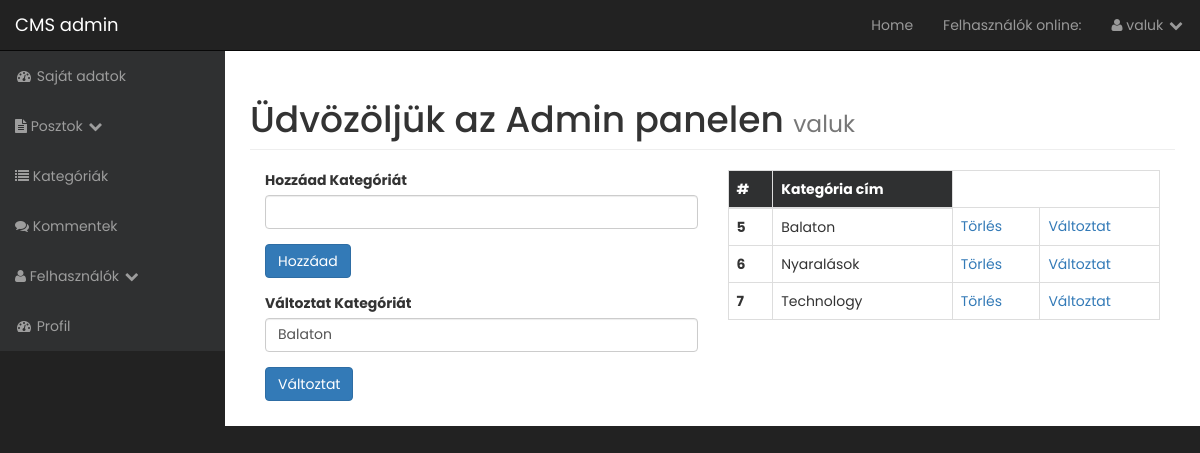
The app's page /admin/categories.php?update=5 (signed in) with its own data.
### tables this page shows
CREATE TABLE `kategoriak` (
  `cat_id` int(3) UNSIGNED NOT NULL,
  `cat_cim` varchar(255) NOT NULL
);

### admin/functions.php (the view, shortened to what this page needs)
<?php
function escape($string) {
 global $connect;
 return mysqli_real_escape_string($connect, trim($string));
}
function query($query){
    global $connect;
    $result = mysqli_query($connect, $query);
    return $result;
}
function findAllcategories() {
$result = query("SELECT * FROM kategoriak");
while ($row = mysqli_fetch_assoc($result)) {
  $cat_id = $row['cat_id'];
  $cat_cim = $row['cat_cim'];
  echo "<tr>";
  echo "<th>{$cat_id}</th>";
  echo "<td>{$cat_cim}</td>";
  echo "<td><a href='categories.php?delete={$cat_id}'>Törlés</a></td>";
  echo "<td><a href='categories.php?update={$cat_id}'>Változtat</a></td>";
  echo "</tr>";
}
}
?>

### admin/includes/update_cat.php (shortened to what this page needs)
<form action="" method="post">
<div class="form-group">
 <label for="cat-title">Változtat Kategóriát</label>
 <?php
 if (isset($_GET['update'])) {
   $cat_id = escape($_GET['update']);
   $query = "SELECT * FROM kategoriak WHERE cat_id = $cat_id";
   $edit_categories = mysqli_query($connect, $query);
   while ($row = mysqli_fetch_assoc($edit_categories)) {
     $cat_cim = escape($row['cat_cim']);
?>
<input class="form-control" value="<?php if(isset($cat_cim)) {echo $cat_cim;} ?>" type="text"  name="cat_cim">
<?php }} ?>
</div>
<div class="form-group">
<input class="btn btn-primary" type="submit" name="update_cat" value="Változtat">
</div>
</form>

### admin/css/sb-admin.css (style rules this page uses)
body { margin-top: 100px; background-color: #222; font-family: 'Poppins', sans-serif; }
@media (min-width:768px) { body { margin-top: 50px; } }

### records on screen
kategoriak: cat_cim "Balaton", cat_id "5"
kategoriak: cat_id "6", cat_cim "Nyaralások"
kategoriak: cat_id "7", cat_cim "Technology"

### other values on screen
$_SESSION['username'] "valuk"
